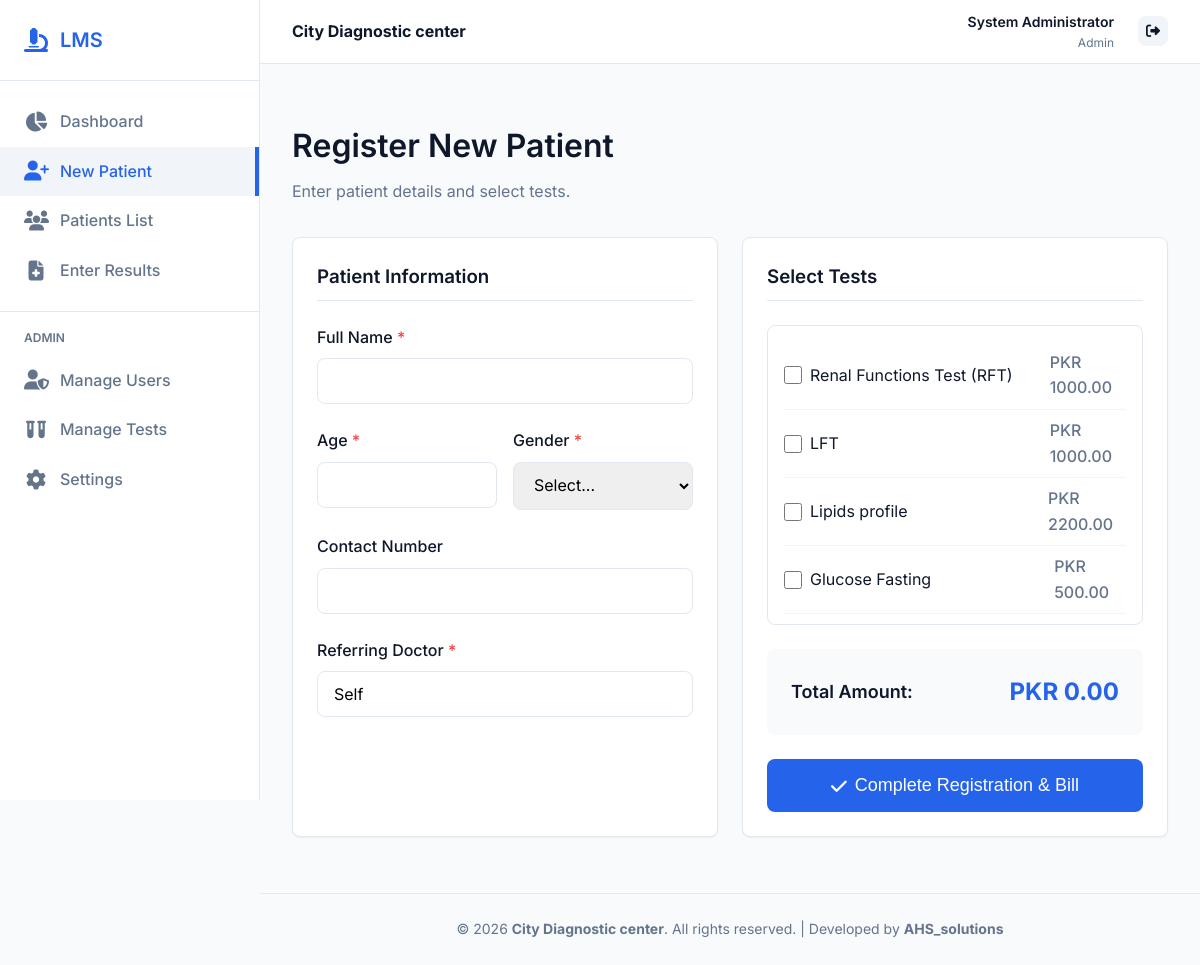
The page /patients/new (signed in) on the database its author committed.
### models.py (models this page shows)
class Setting(db.Model):
    id = db.Column(db.Integer, primary_key=True)
    key = db.Column(db.String(50), unique=True, nullable=False)
    value = db.Column(db.String(255), nullable=False)

class User(db.Model, UserMixin):
    id = db.Column(db.Integer, primary_key=True)
    username = db.Column(db.String(50), unique=True, nullable=False)
    password_hash = db.Column(db.String(255), nullable=False)
    role = db.Column(db.String(50), nullable=False) # Admin, Receptionist, Lab Technician, Technologist, Pathologist
    name = db.Column(db.String(100), nullable=False)

class Test(db.Model):
    id = db.Column(db.Integer, primary_key=True)
    name = db.Column(db.String(100), nullable=False)
    price = db.Column(db.Float, nullable=False)
    parameters = db.relationship('Parameter', backref='test', lazy=True, cascade="all, delete-orphan")
    patient_tests = db.relationship('PatientTest', backref='test', lazy=True)

### app.py (the view, shortened to what this page needs)
@app.route('/patients/new', methods=['GET', 'POST'])
@login_required
@role_required('Admin', 'Receptionist')
def patient_new():
    tests = Test.query.all()
    return render_template('patients/new.html', tests=tests)

### app.py (called while the page is built)
@login_manager.user_loader
def load_user(user_id):
    return User.query.get(int(user_id))

def role_required(*roles):
    def decorator(f):
        @wraps(f)
        def decorated_function(*args, **kwargs):
            if not current_user.is_authenticated:
                return redirect(url_for('login', next=request.url))
            if current_user.role not in roles and current_user.role != 'Admin':
                flash('You do not have permission to access this page.', 'error')
                return redirect(url_for('dashboard'))
            return f(*args, **kwargs)
        return decorated_function
    return decorator

@app.context_processor
def inject_globals():
    settings = {}
    try:
        all_settings = Setting.query.all()
        settings = {s.key: s.value for s in all_settings}
    except Exception:
        pass # In case table doesn't exist yet during init
    lab_name = settings.get('lab_name', "Ideal Diagnostic Center")
    lab_address = settings.get('lab_address', "")
    lab_contact = settings.get('lab_contact', "")
    return dict(
        lab_name=lab_name,
        lab_address=lab_address,
        lab_contact=lab_contact,
        current_user=current_user,
        now=datetime.now()
    )

### templates/patients/new.html (shortened to what this page needs)
{% extends "base.html" %}
{% block content %}
<div style="margin-bottom: 2rem;">
    <h1>Register New Patient</h1>
    <p style="color: var(--text-light);">Enter patient details and select tests.</p>
</div>
<form method="POST" id="registrationForm">
    <div class="grid-2">
        <div class="card">
            <h3 style="margin-bottom: 1.5rem; border-bottom: 1px solid var(--border-color); padding-bottom: 0.5rem;">Patient Information</h3>
            <div class="form-group">
                <label class="form-label" for="name">Full Name <span style="color: var(--danger);">*</span></label>
                <input type="text" id="name" name="name" class="form-control" required>
            </div>
            <div class="grid-2" style="gap: 1rem;">
                <div class="form-group">
                    <label class="form-label" for="age">Age <span style="color: var(--danger);">*</span></label>
                    <input type="number" id="age" name="age" class="form-control" min="0" max="150" required>
                </div>
                <div class="form-group">
                    <label class="form-label" for="gender">Gender <span style="color: var(--danger);">*</span></label>
                    <select id="gender" name="gender" class="form-control" required>
                        <option value="">Select...</option>
                    </select>
                </div>
            </div>
            <div class="form-group">
                <label class="form-label" for="contact">Contact Number</label>
                <input type="text" id="contact" name="contact" class="form-control">
            </div>
            <div class="form-group">
                <label class="form-label" for="referring_doctor">Referring Doctor <span style="color: var(--danger);">*</span></label>
                <input type="text" id="referring_doctor" name="referring_doctor" class="form-control" value="Self" required>
            </div>
        </div>
        <div class="card">
            <h3 style="margin-bottom: 1.5rem; border-bottom: 1px solid var(--border-color); padding-bottom: 0.5rem;">Select Tests</h3>
            <div style="max-height: 300px; overflow-y: auto; margin-bottom: 1.5rem; border: 1px solid var(--border-color); border-radius: var(--border-radius); padding: 1rem;">
                {% if tests %}
                    {% for test in tests %}
                    <div style="display: flex; justify-content: space-between; align-items: center; padding: 0.5rem 0; border-bottom: 1px solid var(--secondary-color);">
                        <label style="display: flex; align-items: center; gap: 0.5rem; cursor: pointer; width: 100%;">
                            <input type="checkbox" name="tests" value="{{ test.id }}" data-price="{{ test.price }}" class="test-checkbox" style="width: 18px; height: 18px;">
                            <span>{{ test.name }}</span>
                        </label>
                        <span style="color: var(--text-light); font-weight: 500;">PKR {{ "%.2f"|format(test.price) }}</span>
                    </div>
                    {% endfor %}
                {% else %}
                    <p style="color: var(--text-light); text-align: center;">No tests available. Please ask admin to add tests.</p>
                {% endif %}
            </div>
            <div style="background-color: var(--bg-light); padding: 1.5rem; border-radius: var(--border-radius); display: flex; justify-content: space-between; align-items: center; margin-bottom: 1.5rem;">
                <span style="font-size: 1.125rem; font-weight: 600;">Total Amount:</span>
                <span id="totalAmount" style="font-size: 1.5rem; font-weight: 700; color: var(--primary-color);">PKR 0.00</span>
            </div>
            <button type="submit" class="btn btn-primary" style="width: 100%; padding: 1rem; font-size: 1.125rem;"><i class="fa-solid fa-check"></i> Complete Registration & Bill</button>
        </div>
    </div>
</form>
{% endblock %}

### templates/base.html (shortened to what this page needs)
<!DOCTYPE html>
<html lang="en">
<head>
    <link rel="stylesheet" href="https://cdnjs.cloudflare.com/ajax/libs/font-awesome/6.4.0/css/all.min.css">
    <link rel="stylesheet" href="{{ url_for('static', filename='css/style.css') }}">
</head>
<body>
    <div class="app-container">
        {% if current_user.is_authenticated %}
        <aside class="sidebar no-print">
            <div class="sidebar-header">
                <i class="fa-solid fa-microscope" style="color: var(--primary-color); font-size: 1.5rem;"></i>
                <h2>LMS</h2>
            </div>
            <nav class="sidebar-nav">
                <a href="{{ url_for('dashboard') }}" class="nav-item {% if request.endpoint == 'dashboard' %}active{% endif %}">
                    <i class="fa-solid fa-chart-pie"></i>
                    Dashboard
                </a>
                {% if current_user.role in ['Admin', 'Receptionist'] %}
                <a href="{{ url_for('patient_new') }}" class="nav-item {% if 'patient_new' in request.endpoint %}active{% endif %}">
                    <i class="fa-solid fa-user-plus"></i>
                    New Patient
                </a>
                {% endif %}
                <a href="{{ url_for('results_list') }}" class="nav-item {% if 'results_list' in request.endpoint %}active{% endif %}">
                    <i class="fa-solid fa-users"></i>
                    Patients List
                </a>
                {% if current_user.role in ['Admin', 'Lab Technician', 'Technologist', 'Pathologist'] %}
                <a href="{{ url_for('results_list') }}" class="nav-item {% if 'patient_results' in request.endpoint %}active{% endif %}">
                    <i class="fa-solid fa-file-medical"></i>
                    Enter Results
                </a>
                {% endif %}
                {% if current_user.role == 'Admin' %}
                <div style="border-top: 1px solid var(--border-color); margin: 1rem 0;"></div>
                <div style="padding: 0 1.5rem; font-size: 0.75rem; font-weight: 600; color: var(--text-light); text-transform: uppercase; margin-bottom: 0.5rem;">Admin</div>
                <a href="{{ url_for('manage_users') }}" class="nav-item {% if 'manage_users' in request.endpoint %}active{% endif %}">
                    <i class="fa-solid fa-user-shield"></i>
                    Manage Users
                </a>
                <a href="{{ url_for('test_list') }}" class="nav-item {% if 'test' in request.endpoint %}active{% endif %}">
                    <i class="fa-solid fa-vials"></i>
                    Manage Tests
                </a>
                <a href="{{ url_for('settings') }}" class="nav-item {% if 'settings' in request.endpoint %}active{% endif %}">
                    <i class="fa-solid fa-cog"></i>
                    Settings
                </a>
                {% endif %}
            </nav>
        </aside>
        {% endif %}
        <main class="main-content" {% if not current_user.is_authenticated %}style="margin-left: 0;"{% endif %}>
            {% if current_user.is_authenticated %}
            <header class="topbar no-print">
                <div class="lab-brand">
                    <strong>{{ lab_name }}</strong>
                </div>
                <div class="topbar-actions" style="display: flex; align-items: center; gap: 1.5rem;">
                    <div style="text-align: right;">
                        <div style="font-weight: 600; font-size: 0.875rem;">{{ current_user.name }}</div>
                        <div style="color: var(--text-light); font-size: 0.75rem;">{{ current_user.role }}</div>
                    </div>
                    <a href="{{ url_for('logout') }}" class="btn btn-secondary btn-icon" title="Logout"><i class="fa-solid fa-right-from-bracket"></i></a>
                </div>
            </header>
            {% endif %}
            <div class="content-wrapper">
                {% block content %}{% endblock %}
            </div>
            <footer class="no-print" style="text-align: center; padding: 1.5rem; border-top: 1px solid var(--border-color); color: var(--text-light); font-size: 0.875rem; margin-top: auto;">
                &copy; 2026 <strong>{{ lab_name }}</strong>. All rights reserved. | Developed by <strong>AHS_solutions</strong>
            </footer>
        </main>
    </div>
</body>
</html>

### static/css/style.css (style rules this page uses)
:root { --primary-color: #2563eb; --primary-hover: #1d4ed8; --secondary-color: #f1f5f9; --text-dark: #0f172a; --text-light: #64748b; --bg-light: #f8fafc; --white: #ffffff; --border-color: #e2e8f0; --success: #10b981; --danger: #ef4444; --warning: #f59e0b; --shadow-sm: 0 1px 2px 0 rgb(0 0 0 / 0.05); --shadow-md: 0 4px 6px -1px rgb(0 0 0 / 0.1), 0 2px 4px -2px rgb(0 0 0 / 0.1); --shadow-lg: 0 10px 15px -3px rgb(0 0 0 / 0.1), 0 4px 6px -4px rgb(0 0 0 / 0.1); --border-radius: 8px; --transition: all 0.3s ease; }
* { margin: 0; padding: 0; box-sizing: border-box; }
body { font-family: 'Inter', sans-serif; background-color: var(--bg-light); color: var(--text-dark); line-height: 1.6; }
h1, h2, h3, h4, h5, h6 { font-weight: 600; color: var(--text-dark); margin-bottom: 0.5rem; }
a { color: var(--primary-color); text-decoration: none; transition: var(--transition); }
.app-container { display: flex; min-height: 100vh; }
.sidebar { width: 260px; background-color: var(--white); border-right: 1px solid var(--border-color); display: flex; flex-direction: column; position: fixed; height: 100vh; overflow-y: auto; z-index: 100; }
.sidebar-header { padding: 1.5rem; border-bottom: 1px solid var(--border-color); display: flex; align-items: center; gap: 0.75rem; }
.sidebar-header h2 { font-size: 1.25rem; margin: 0; color: var(--primary-color); }
.sidebar-nav { padding: 1rem 0; flex: 1; }
.nav-item { padding: 0.75rem 1.5rem; display: flex; align-items: center; gap: 0.75rem; color: var(--text-light); font-weight: 500; transition: var(--transition); }
.nav-item:hover, .nav-item.active { background-color: var(--secondary-color); color: var(--primary-color); border-right: 4px solid var(--primary-color); }
.nav-item i { font-size: 1.25rem; width: 24px; text-align: center; }
.main-content { flex: 1; margin-left: 260px; display: flex; flex-direction: column; }
.topbar { height: 64px; background-color: var(--white); border-bottom: 1px solid var(--border-color); display: flex; align-items: center; justify-content: space-between; padding: 0 2rem; position: sticky; top: 0; z-index: 90; }
.content-wrapper { padding: 2rem; flex: 1; }
.card { background-color: var(--white); border-radius: var(--border-radius); box-shadow: var(--shadow-sm); padding: 1.5rem; margin-bottom: 1.5rem; border: 1px solid var(--border-color); transition: var(--transition); }
.btn { display: inline-flex; align-items: center; justify-content: center; gap: 0.5rem; padding: 0.5rem 1rem; border-radius: var(--border-radius); font-weight: 500; cursor: pointer; transition: var(--transition); border: none; font-size: 0.875rem; }
.btn-primary { background-color: var(--primary-color); color: var(--white); }
.btn-secondary { background-color: var(--secondary-color); color: var(--text-dark); }
.btn-icon { padding: 0.5rem; }
.form-group { margin-bottom: 1.5rem; }
.form-label { display: block; margin-bottom: 0.5rem; font-weight: 500; color: var(--text-dark); }
.form-control { width: 100%; padding: 0.75rem 1rem; border: 1px solid var(--border-color); border-radius: var(--border-radius); font-family: inherit; font-size: 1rem; transition: var(--transition); }
.grid-2 { display: grid; grid-template-columns: 1fr 1fr; gap: 1.5rem; }

### rows shown on the page
Setting: value "City Diagnostic center"
User: name "System Administrator", role "Admin"
Test: name "Renal Functions Test (RFT)", price "1000.00"
Test: name "LFT", price "1000.00"
Test: name "Lipids profile", price "2200.00"
Test: name "Glucose Fasting", price "500.00"
